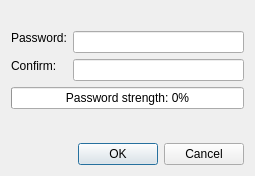
<?xml version="1.0" encoding="UTF-8"?>
<ui version="4.0">
 <class>SetPasswordDialog</class>
 <widget class="QDialog" name="SetPasswordDialog">
  <property name="geometry">
   <rect>
    <x>0</x>
    <y>0</y>
    <width>255</width>
    <height>176</height>
   </rect>
  </property>
  <property name="windowTitle">
   <string>Set profile password</string>
  </property>
  <property name="modal">
   <bool>true</bool>
  </property>
  <layout class="QVBoxLayout" name="verticalLayout">
   <item>
    <widget class="QLabel" name="body"/>
   </item>
   <item>
    <layout class="QGridLayout" name="pswdsLayout">
     <item row="4" column="0">
      <widget class="QLabel" name="label_2">
       <property name="text">
        <string>Confirm:</string>
       </property>
       <property name="alignment">
        <set>Qt::AlignLeading</set>
       </property>
      </widget>
     </item>
     <item row="2" column="0">
      <widget class="QLabel" name="label">
       <property name="text">
        <string>Password:</string>
       </property>
       <property name="alignment">
        <set>Qt::AlignLeading</set>
       </property>
      </widget>
     </item>
     <item row="4" column="1">
      <widget class="PasswordEdit" name="repasswordlineEdit">
       <property name="accessibleName">
        <string>Confirm password</string>
       </property>
       <property name="accessibleDescription">
        <string>Confirm password input</string>
       </property>
      </widget>
     </item>
     <item row="2" column="1">
      <widget class="PasswordEdit" name="passwordlineEdit">
       <property name="accessibleName">
        <string>Password input</string>
       </property>
       <property name="accessibleDescription">
        <string>Password input field, minimum 6 characters long</string>
       </property>
      </widget>
     </item>
     <item row="6" column="0" colspan="2">
      <widget class="QProgressBar" name="passStrengthMeter">
       <property name="value">
        <number>0</number>
       </property>
       <property name="format">
        <string>Password strength: %p%</string>
       </property>
      </widget>
     </item>
    </layout>
   </item>
   <item>
    <spacer name="verticalSpacer">
     <property name="orientation">
      <enum>Qt::Vertical</enum>
     </property>
     <property name="sizeHint" stdset="0">
      <size>
       <width>20</width>
       <height>40</height>
      </size>
     </property>
    </spacer>
   </item>
   <item>
    <widget class="QDialogButtonBox" name="buttonBox">
     <property name="orientation">
      <enum>Qt::Horizontal</enum>
     </property>
     <property name="standardButtons">
      <set>QDialogButtonBox::Cancel|QDialogButtonBox::Ok</set>
     </property>
     <property name="centerButtons">
      <bool>false</bool>
     </property>
    </widget>
   </item>
  </layout>
 </widget>
 <customwidgets>
  <customwidget>
   <class>PasswordEdit</class>
   <extends>QLineEdit</extends>
   <header>src/widget/passwordedit.h</header>
  </customwidget>
 </customwidgets>
 <tabstops>
  <tabstop>passwordlineEdit</tabstop>
  <tabstop>repasswordlineEdit</tabstop>
 </tabstops>
 <resources/>
 <connections>
  <connection>
   <sender>buttonBox</sender>
   <signal>accepted()</signal>
   <receiver>SetPasswordDialog</receiver>
   <slot>accept()</slot>
   <hints>
    <hint type="sourcelabel">
     <x>248</x>
     <y>254</y>
    </hint>
    <hint type="destinationlabel">
     <x>157</x>
     <y>274</y>
    </hint>
   </hints>
  </connection>
  <connection>
   <sender>buttonBox</sender>
   <signal>rejected()</signal>
   <receiver>SetPasswordDialog</receiver>
   <slot>reject()</slot>
   <hints>
    <hint type="sourcelabel">
     <x>316</x>
     <y>260</y>
    </hint>
    <hint type="destinationlabel">
     <x>286</x>
     <y>274</y>
    </hint>
   </hints>
  </connection>
 </connections>
</ui>
